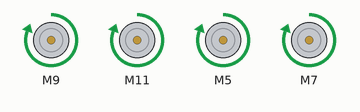
The sketch below on a simulated Arduino Uno, built with avr-gcc and run on an emulated ATmega328P. Shown: 4 × DC motor (green arrow = forward, orange = backward, longer = faster). What the sketch prints to the serial monitor is not drawn.

Above: at 2.5 s.
At 6.5 s:
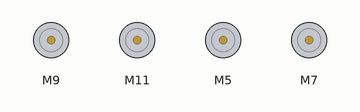
Timing chart, 0 to 10.4 s (numbered marks = the images above):
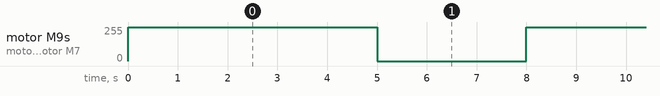

Measured:
- by itself, motor M9, motor M11, motor M5, motor M7: alternates forward 255/255 for 5.0 s and stopped for 3.0 s

The sketch:

Power_Delivery_Test.ino
```cpp
// Front-Right Wheel (1)

#define RPWM1 9 // define pin 9 for RPWM pin (output)
#define R_EN1 53 // define pin 53for R_EN pin (input)
#define R_IS1 52 // define pin 52for R_IS pin (output)
#define LPWM1 10 // define pin 10for LPWM pin (output)
#define L_EN1 45 // define pin 7 for L_EN pin (input)
#define L_IS1 44 // define pin 8 for L_IS pin (output)

// Back-Right Wheel (2)

#define RPWM2 11// define pin 3 for RPWM pin (output)
#define R_EN2 35 // define pin 2 for R_EN pin (input)
#define R_IS2 34 // define pin 5 for R_IS pin (output)
#define LPWM2 12// define pin 6 for LPWM pin (output)
#define L_EN2 23 // define pin 7 for L_EN pin (input)
#define L_IS2 22 // define pin 8 for L_IS pin (output)

// Back-Left Wheel (3)

#define RPWM3 5 // define pin 3 for RPWM pin (output)
#define R_EN3 51 // define pin 2 for R_EN pin (input)
#define R_IS3 50 // define pin 5 for R_IS pin (output)
#define LPWM3 6 // define pin 6 for LPWM pin (output)
#define L_EN3 41 // define pin 7 for L_EN pin (input)
#define L_IS3 40 // define pin 8 for L_IS pin (output)


// Front-Left Wheel (4)

#define RPWM4 7  // define pin 7 for RPWM pin (output)
#define R_EN4 31 // define pin 31for R_EN pin (input)
#define R_IS4 30 // define pin 30for R_IS pin (output)
#define LPWM4 8 // define pin 8 for LPWM pin (output)
#define L_EN4 26 // define pin 26for L_EN pin (input)
#define L_IS4 25 // define pin 25for L_IS pin (output)


#define CW 1 //do not change
#define CCW 0 //do not change
#define debug 1 //change to 0 to hide serial monitor debugging information or set to 1 to view

#include <RobojaxBTS7960.h>

RobojaxBTS7960 motor1(R_EN1,RPWM1,R_IS1, L_EN1,LPWM1,L_IS1,debug);
RobojaxBTS7960 motor2(R_EN2,RPWM2,R_IS2, L_EN2,LPWM2,L_IS2,debug);
RobojaxBTS7960 motor3(R_EN3,RPWM3,R_IS3, L_EN3,LPWM3,L_IS3,debug);
RobojaxBTS7960 motor4(R_EN4,RPWM4,R_IS4, L_EN4,LPWM4,L_IS4,debug);

void setup() {
  // BTS7960 Motor Control Code by Robojax.com 20190622
  Serial.begin(9600);// setup Serial Monitor to display information

   motor1.begin();
   motor2.begin();
   motor3.begin();
   motor4.begin();


    // BTS7960 Motor Control Code by Robojax.com 20190622
}

void loop() {
   // BTS7960 Motor Control Code by Robojax.com 20190622
      //watch video for details: https://youtu.be/PUL5DZ9TA2o

    motor1.rotate(100,CW);// run motor with 100% speed in CW direction
    Serial.print("RPWM1: ");
    Serial.println(RPWM1);

    motor2.rotate(100,CW);// run motor with 100% speed in CW direction
    motor3.rotate(100,CW);// run motor with 100% speed in CW direction
    motor4.rotate(100,CW);// run motor with 100% speed in CW direction

    delay(5000);//run for 5 seconds

    motor1.stop();// stop the motor
    motor2.stop();// stop the motor
    motor3.stop();// stop the motor
    motor4.stop();// stop the motor

    delay(3000);// stop for 3 seconds

    motor1.rotate(25,CCW);// run motor at 100% speed in CCW direction
    motor2.rotate(25,CCW);// run motor at 100% speed in CCW direction
    motor3.rotate(25,CCW);// run motor at 100% speed in CCW direction
    motor4.rotate(25,CCW);// run motor at 100% speed in CCW direction

    /*

    delay(5000);// run for 5 seconds
    motor.stop();// stop the motor
    delay(3000);  // stop for 3 seconds
  // slowly speed up the motor from 0 to 100% speed
    for(int i=0; i<=100; i++){
        motor.rotate(i,CCW);
        delay(50);
    }

   // slow down the motor from 100% to 0 with
    for(int i=100; i>0; i--){
        motor.rotate(i,CCW);
        delay(50);
    }

   //watch video for details: https://youtu.be/PUL5DZ9TA2o
    motor.stop();// stop motor
    delay(3000); // stop for 3 seconds
 // BTS7960 Motor Control Code by Robojax.com 20190622 */
}// loop ends
```
